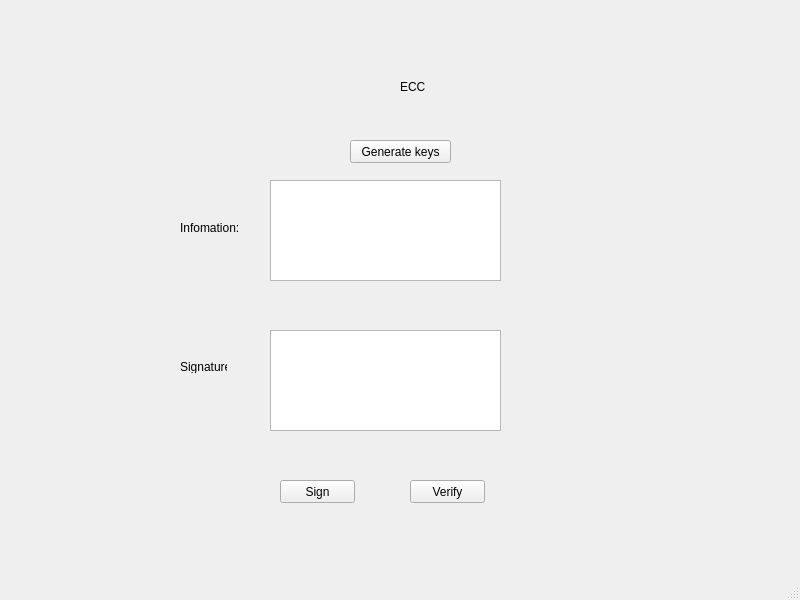
<?xml version="1.0" encoding="UTF-8"?>
<ui version="4.0">
 <class>MainWindow</class>
 <widget class="QMainWindow" name="MainWindow">
  <property name="geometry">
   <rect>
    <x>0</x>
    <y>0</y>
    <width>800</width>
    <height>600</height>
   </rect>
  </property>
  <property name="windowTitle">
   <string>MainWindow</string>
  </property>
  <widget class="QWidget" name="centralwidget">
   <widget class="QPushButton" name="btn_gen_keys">
    <property name="geometry">
     <rect>
      <x>350</x>
      <y>140</y>
      <width>101</width>
      <height>23</height>
     </rect>
    </property>
    <property name="text">
     <string>Generate keys</string>
    </property>
   </widget>
   <widget class="QTextEdit" name="txt_sign">
    <property name="geometry">
     <rect>
      <x>270</x>
      <y>330</y>
      <width>231</width>
      <height>101</height>
     </rect>
    </property>
   </widget>
   <widget class="QLabel" name="label">
    <property name="geometry">
     <rect>
      <x>400</x>
      <y>80</y>
      <width>47</width>
      <height>13</height>
     </rect>
    </property>
    <property name="text">
     <string>ECC</string>
    </property>
   </widget>
   <widget class="QPushButton" name="btn_verify">
    <property name="geometry">
     <rect>
      <x>410</x>
      <y>480</y>
      <width>75</width>
      <height>23</height>
     </rect>
    </property>
    <property name="text">
     <string>Verify</string>
    </property>
   </widget>
   <widget class="QLabel" name="label_5">
    <property name="geometry">
     <rect>
      <x>180</x>
      <y>220</y>
      <width>61</width>
      <height>16</height>
     </rect>
    </property>
    <property name="text">
     <string>Infomation:</string>
    </property>
   </widget>
   <widget class="QPushButton" name="btn_sign">
    <property name="geometry">
     <rect>
      <x>280</x>
      <y>480</y>
      <width>75</width>
      <height>23</height>
     </rect>
    </property>
    <property name="text">
     <string>Sign</string>
    </property>
   </widget>
   <widget class="QLabel" name="label_6">
    <property name="geometry">
     <rect>
      <x>180</x>
      <y>360</y>
      <width>47</width>
      <height>13</height>
     </rect>
    </property>
    <property name="text">
     <string>Signature</string>
    </property>
   </widget>
   <widget class="QTextEdit" name="txt_info">
    <property name="geometry">
     <rect>
      <x>270</x>
      <y>180</y>
      <width>231</width>
      <height>101</height>
     </rect>
    </property>
   </widget>
  </widget>
  <widget class="QMenuBar" name="menubar">
   <property name="geometry">
    <rect>
     <x>0</x>
     <y>0</y>
     <width>800</width>
     <height>21</height>
    </rect>
   </property>
  </widget>
  <widget class="QStatusBar" name="statusbar"/>
 </widget>
 <resources/>
 <connections/>
</ui>
